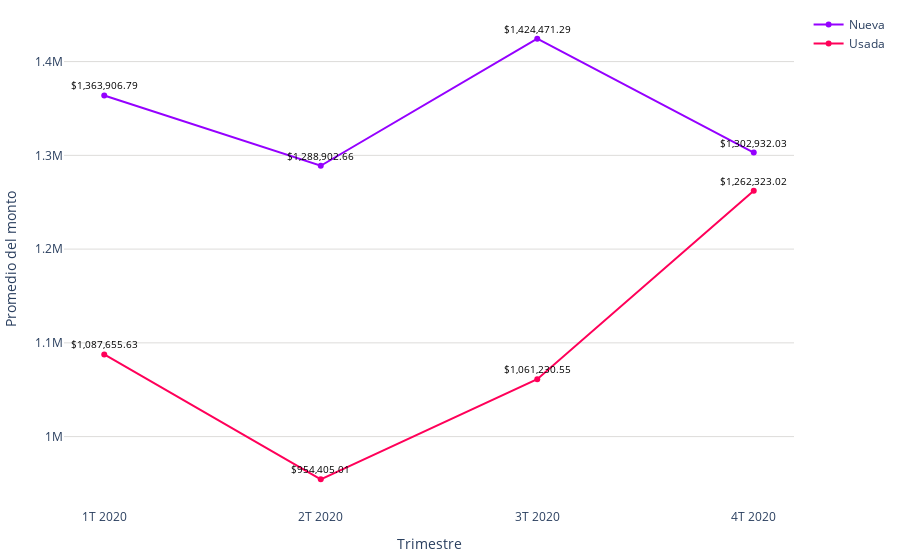

Write notebook code for a chart like this one.
### Code cell
# Datos
trimestres = promedio_monto_por_modalidad_mes['trimestre']
modalidades = promedio_monto_por_modalidad_mes['modalidad']
promedios = promedio_monto_por_modalidad_mes['promedio']

# Limpiar las cadenas de promedio y convertirlas a números
promedios_limpios = [float(promedio.replace(',', '')) for promedio in promedios]

colors = ['#9500ff', '#ff0059']
fig = go.Figure()

# Agregar líneas para cada modalidad
for i, modalidad in enumerate(modalidades.unique()):
    df_modalidad = promedio_monto_por_modalidad_mes[promedio_monto_por_modalidad_mes['modalidad'] == modalidad]
    fig.add_trace(go.Scatter(
        x=df_modalidad['trimestre'],
        y=df_modalidad['promedio'].apply(lambda x: float(x.replace(',', ''))),  # Usar los promedios limpios
        mode='markers+lines',
        name=modalidad,
        line=dict(color=colors[i % len(colors)])  # Asignar colores a las líneas
    ))

fig.update_layout(
    #title='Promedio de valor de créditos para viviendas nuevas y usadas (2023)',
    xaxis=dict(title='Trimestre'),
    yaxis=dict(title='Promedio del monto', gridcolor='#dddcda'),
    margin=dict(l=10, r=10, t=10, b=10),  # Ajusta los márgenes (left, right, top, bottom)
    plot_bgcolor='rgba(0,0,0,0)',  # Color de fondo del gráfico
)

# Agregar etiquetas de texto a los puntos con símbolo de dólar
for trace in fig.data:
    df_modalidad = promedio_monto_por_modalidad_mes[promedio_monto_por_modalidad_mes['modalidad'] == trace.name]
    for i, point in enumerate(trace.y):
        # Formatear el promedio con símbolo de dólar
        promedio_con_dolar = f'${df_modalidad.iloc[i]["promedio"]}'
        fig.add_annotation(
            x=trace.x[i],
            y=point,
            text=promedio_con_dolar,
            showarrow=False,
            font=dict(color='black', size=10),
            yshift=10
        )

# Exportar gráfica como archivo HTML
def guardar_grafico_como_html(fig, nombre_archivo, carpeta='assets\graficas'):
    # Crear la carpeta si no existe
    if not os.path.exists(carpeta):
        os.makedirs(carpeta)
    config = {
        'displaylogo': False,  # Ocultar el logo de Plotly
        'modeBarButtonsToRemove': [
            'toImage',       # Botón para guardar como imagen
            'select2d',      # Box select
            'lasso2d',       # Lasso select
            'resetScale2d',  # Reset Axes
        ]
    }
    # Gráfica como archivo HTML en la carpeta especificada
    pio.write_html(fig, f'{carpeta}/{nombre_archivo}.html', config=config)


guardar_grafico_como_html(fig, 'g_scatt_creditos_nuevausada_2020', carpeta='assets\graficas')
fig.show()

### Figure 1 — Plotly figure (JSON) as saved in the notebook; plotly's stock layout.template omitted (floating-point values rounded to 4 significant figures)
{"data": [{"line": {"color": "#9500ff"}, "mode": "markers+lines", "name": "Nueva", "type": "scatter", "x": ["1T 2020", "2T 2020", "3T 2020", "4T 2020"], "y": [1364000.0, 1289000.0, 1424000.0, 1303000.0]}, {"line": {"color": "#ff0059"}, "mode": "markers+lines", "name": "Usada", "type": "scatter", "x": ["1T 2020", "2T 2020", "3T 2020", "4T 2020"], "y": [1088000.0, 954400.0, 1061000.0, 1262000.0]}], "layout": {"annotations": [{"font": {"color": "black", "size": 10}, "showarrow": false, "text": "$1,363,906.79", "x": "1T 2020", "y": 1364000.0, "yshift": 10}, {"font": {"color": "black", "size": 10}, "showarrow": false, "text": "$1,288,902.66", "x": "2T 2020", "y": 1289000.0, "yshift": 10}, {"font": {"color": "black", "size": 10}, "showarrow": false, "text": "$1,424,471.29", "x": "3T 2020", "y": 1424000.0, "yshift": 10}, {"font": {"color": "black", "size": 10}, "showarrow": false, "text": "$1,302,932.03", "x": "4T 2020", "y": 1303000.0, "yshift": 10}, {"font": {"color": "black", "size": 10}, "showarrow": false, "text": "$1,087,655.63", "x": "1T 2020", "y": 1088000.0, "yshift": 10}, {"font": {"color": "black", "size": 10}, "showarrow": false, "text": "$954,405.01", "x": "2T 2020", "y": 954400.0, "yshift": 10}, {"font": {"color": "black", "size": 10}, "showarrow": false, "text": "$1,061,230.55", "x": "3T 2020", "y": 1061000.0, "yshift": 10}, {"font": {"color": "black", "size": 10}, "showarrow": false, "text": "$1,262,323.02", "x": "4T 2020", "y": 1262000.0, "yshift": 10}], "margin": {"b": 10, "l": 10, "r": 10, "t": 10}, "plot_bgcolor": "rgba(0,0,0,0)", "xaxis": {"title": {"text": "Trimestre"}}, "yaxis": {"gridcolor": "#dddcda", "title": {"text": "Promedio del monto"}}}}
